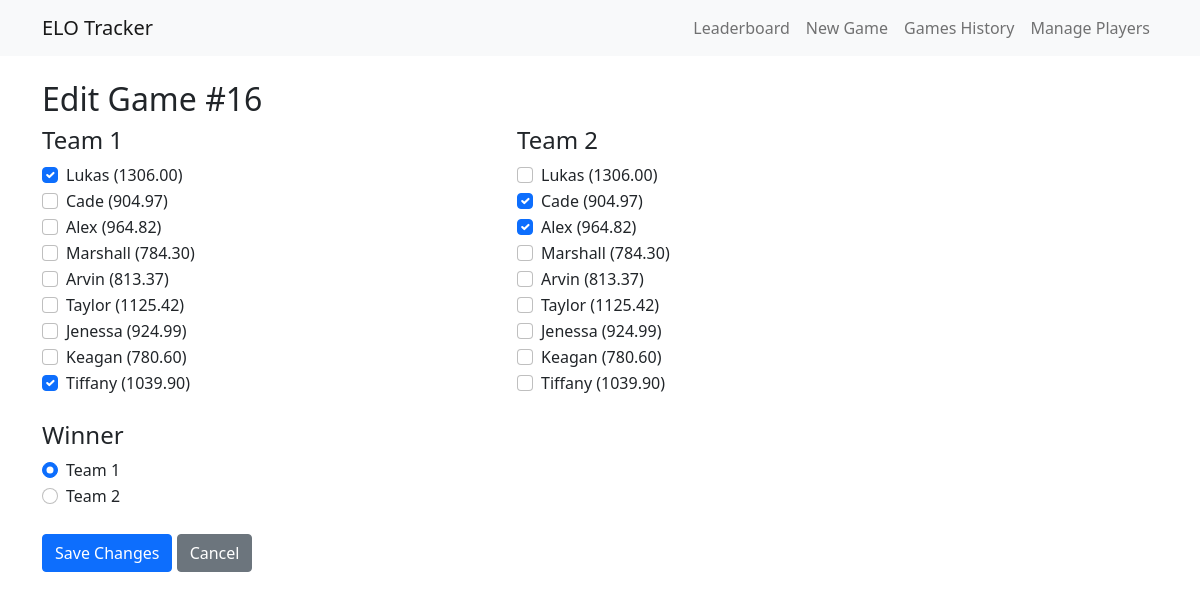
Page /edit_game/16 on the committed database.
### models.py (models this page shows)
class Game(db.Model):
    id = db.Column(db.Integer, primary_key=True)
    date = db.Column(db.DateTime, default=datetime.utcnow)
    team1_players = db.Column(db.String(200))  # Store as comma-separated player IDs
    team2_players = db.Column(db.String(200))
    winner = db.Column(db.Integer)  # 1 or 2
    sequence = db.Column(db.Integer)  # To track game order for recalculation

class Player(db.Model):
    id = db.Column(db.Integer, primary_key=True)
    name = db.Column(db.String(80), unique=True, nullable=False)
    elo = db.Column(db.Float, default=1000)

### app.py (the view, shortened to what this page needs)
@app.route('/edit_game/<int:game_id>', methods=['GET', 'POST'])
def edit_game(game_id):
    game = Game.query.get_or_404(game_id)
    players = Player.query.all()
    team1_ids = game.team1_players.split(',')
    team2_ids = game.team2_players.split(',')
    return render_template('edit_game.html',
                          game=game,
                          players=players,
                          team1_ids=team1_ids,
                          team2_ids=team2_ids)

### templates/edit_game.html
{% extends "base.html" %}
{% block content %}
<h2>Edit Game #{{ game.sequence }}</h2>
<form method="POST">
    <div class="row">
        <div class="col-md-5">
            <h4>Team 1</h4>
            {% for player in players %}
            <div class="form-check">
                <input class="form-check-input" type="checkbox" name="team1" value="{{ player.id }}" id="team1_{{ player.id }}"
                       {% if player.id|string in team1_ids %}checked{% endif %}>
                <label class="form-check-label" for="team1_{{ player.id }}">
                    {{ player.name }} ({{ "%.2f"|format(player.elo) }})
                </label>
            </div>
            {% endfor %}
        </div>
        <div class="col-md-5">
            <h4>Team 2</h4>
            {% for player in players %}
            <div class="form-check">
                <input class="form-check-input" type="checkbox" name="team2" value="{{ player.id }}" id="team2_{{ player.id }}"
                       {% if player.id|string in team2_ids %}checked{% endif %}>
                <label class="form-check-label" for="team2_{{ player.id }}">
                    {{ player.name }} ({{ "%.2f"|format(player.elo) }})
                </label>
            </div>
            {% endfor %}
        </div>
    </div>
    <div class="mt-4">
        <h4>Winner</h4>
        <div class="form-check">
            <input class="form-check-input" type="radio" name="winner" value="1" id="winner1" {% if game.winner == 1 %}checked{% endif %} required>
            <label class="form-check-label" for="winner1">Team 1</label>
        </div>
        <div class="form-check">
            <input class="form-check-input" type="radio" name="winner" value="2" id="winner2" {% if game.winner == 2 %}checked{% endif %}>
            <label class="form-check-label" for="winner2">Team 2</label>
        </div>
    </div>
    <button type="submit" class="btn btn-primary mt-4">Save Changes</button>
    <a href="{{ url_for('games') }}" class="btn btn-secondary mt-4">Cancel</a>
</form>
{% endblock %}

### rows in the picture
Game: sequence "16", winner "☑ Team 1", winner "☐ Team 2"
Player: team1 "☑", name "Lukas", elo "1306.00"
Player: name "Cade", elo "904.97", team2 "☑"
Player: name "Alex", elo "964.82", team2 "☑"
Player: name "Marshall", elo "784.30"
Player: name "Arvin", elo "813.37"
Player: name "Taylor", elo "1125.42"
Player: name "Jenessa", elo "924.99"
Player: name "Keagan", elo "780.60"
Player: team1 "☑", name "Tiffany", elo "1039.90"
